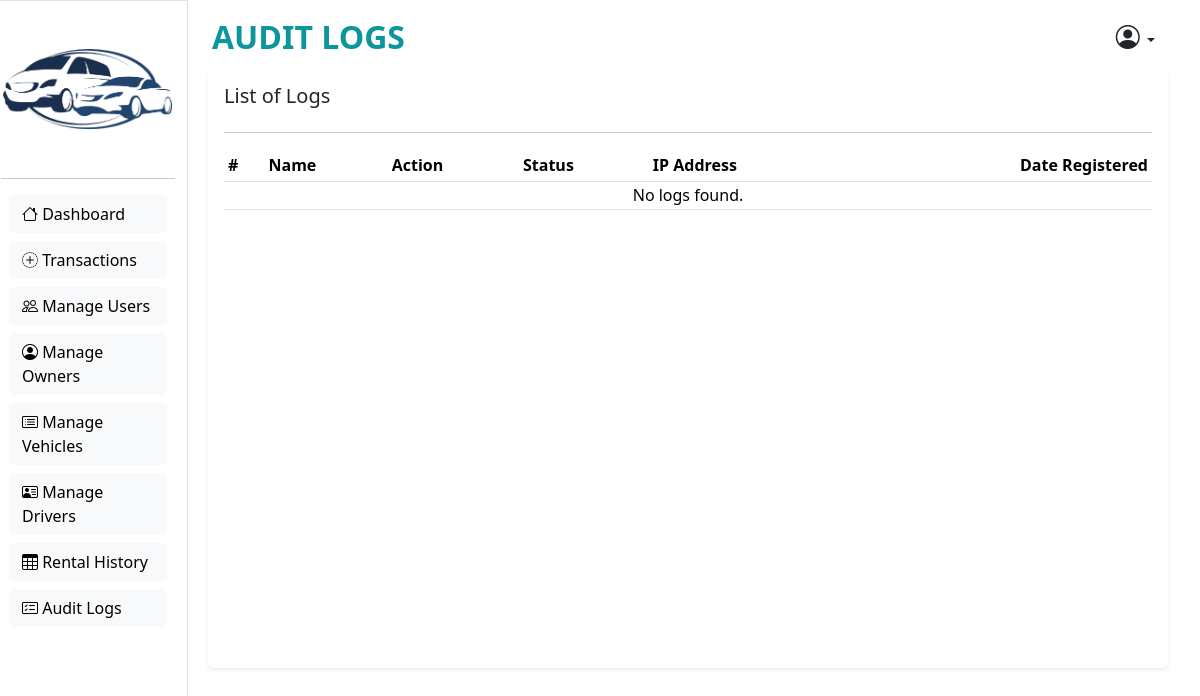
The app's page /admin/audit-logs.php, older data.
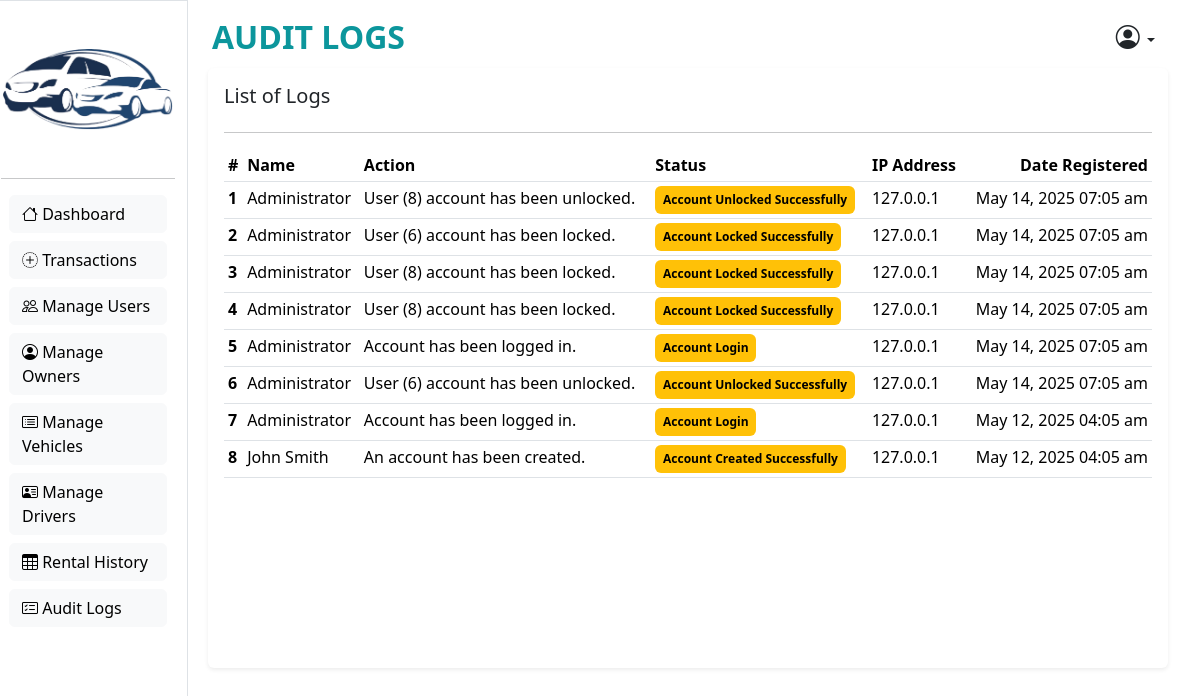
The same page, newer data.
### tables this page shows
CREATE TABLE `tbl_audit` (
  `id` int(11) NOT NULL,
  `UserID` int(11) NOT NULL,
  `Action` varchar(50) NOT NULL,
  `Status` varchar(50) NOT NULL,
  `IPAddress` varchar(50) NOT NULL,
  `CreatedAt` timestamp NOT NULL DEFAULT current_timestamp()
);

CREATE TABLE `tbl_user` (
  `UserID` int(11) NOT NULL COMMENT 'Primary Key',
  `Name` varchar(255) DEFAULT NULL,
  `Email` varchar(255) DEFAULT NULL,
  `Contact` varchar(255) DEFAULT NULL,
  `Address` varchar(255) DEFAULT NULL,
  `Username` varchar(255) DEFAULT NULL,
  `Password` varchar(255) DEFAULT NULL,
  `CreatedAt` timestamp NOT NULL DEFAULT current_timestamp(),
  `Role` enum('admin','client') DEFAULT NULL,
  `loginAttempts` int(11) NOT NULL,
  `lockTimestamp` timestamp NULL DEFAULT NULL,
  `accountLocked` int(1) NOT NULL
);

### admin/audit-logs.php (the view, shortened to what this page needs)
<!DOCTYPE html>
<html lang="en">
<head>
  <link href="https://cdn.jsdelivr.net/npm/bootstrap@5.3.3/dist/css/bootstrap.min.css" rel="stylesheet"
>
  <link rel="stylesheet" href="https://cdn.jsdelivr.net/npm/bootstrap-icons@1.11.3/font/bootstrap-icons.min.css">
  <link rel="stylesheet" href="../styles.css">
</head>
<body class="overflow-x-hidden">
  <main style="height: 100vh; width: 100%;" class="row">
    <?php include "sidebar.php"; ?>
    <section class="col bg-tertiary">
      <nav class="navbar" style="height: 60px;">
        <div class="container-fluid d-flex justify-content-between align-items-center">
          <span class="navbar-brand mb-0 text-uppercase text-primary fw-bolder fs-2">
            Audit Logs
          </span>
          <div class="btn-group">
            <button type="button" class="btn btn-sm dropdown-toggle" data-bs-toggle="dropdown" aria-expanded="false">
              <i class="bi bi-person-circle fs-4"></i>
            </button>
          </div>
        </div>
      </nav>
      <div class="card m-2 shadow-sm border-0 h-75">
        <div class="card-body">
          <div class="d-flex justify-content-between align-items-center">
            <h5 class="card-title">List of Logs</h5>
          </div>
          <hr>
          <?php
          include("../connection.php");
          $auditTblSql = "SELECT
                            a.Action,
                            a.Status,
                            a.IPAddress,
                            a.CreatedAt,
                            u.Name
                          FROM tbl_audit a
                          JOIN tbl_user u
                          ON a.UserID = u.UserID
                          ORDER BY
                            a.CreatedAt
                          DESC";
          $auditTblResult = mysqli_query($con, $auditTblSql);
          ?>
          <table class="table table-hover table-sm">
            <thead>
              <tr>
                <th scope="col">#</th>
                <th scope="col">Name</th>
                <th scope="col">Action</th>
                <th scope="col">Status</th>
                <th scope="col">IP Address</th>
                <th scope=" col" class="text-end">Date Registered</th>
              </tr>
            </thead>
            <tbody>
              <?php
              $count = 0;
              if (mysqli_num_rows($auditTblResult) > 0) {
                while ($row = mysqli_fetch_array($auditTblResult)) {
                  $count++;
              ?>
                  <tr style="cursor: pointer;">
                    <th scope="row"><?= $count; ?></th>
                    <td><?= $row['Name'] ?></td>
                    <td><?= $row['Action'] ?></td>
                    <td>
                      <span class="badge text-bg-warning py-2">
                        <?= $row['Status'] ?>
                      </span>
                    </td>
                    <td><?= ($row['IPAddress'] == "::1" ? "127.0.0.1" : $row['IPAddress']) ?></td>
                    <td class="text-end">
                      <?php $date = new DateTime($row['CreatedAt']);
                      echo date_format($date, "M d, Y h:m a"); ?>
                    </td>
                  </tr>
                <?php
                }
              } else {
                ?>
                <tr>
                  <td colspan="7">
                    <h6 class="text-center my-auto">
                      No logs found.
                    </h6>
                  </td>
                </tr>
              <?php
              }
              ?>
            </tbody>
          </table>
        </div>
      </div>
    </section>
  </main>
</body>
</html>

### admin/sidebar.php
<aside class="col-2 h-100 border">
      <section class="my-5">
            <img src="../image/logo.png" class="rounded mx-auto d-block" alt="LOGO" width="170">
      </section>
      <hr>
      <nav class="text-decoration-none">
            <ul class="d-flex flex-column gap-2 px-2">
                  <li><a href="dashboard.php" style="width: 100%;" class="btn btn-light text-start"><i class="bi bi-house"></i>
                              Dashboard</a></li>
                  <li><a href="transactions.php" style="width: 100%;" class="btn btn-light text-start"><i
                                    class="bi bi-plus-circle-dotted"></i> Transactions</a></li>
                  <li><a href="manage-users.php" style="width: 100%;" class="btn btn-light text-start"><i
                                    class="bi bi-people"></i> Manage Users</a>
                  </li>
                  <li><a href="manage-owners.php" style="width: 100%;" class="btn btn-light text-start"><i
                                    class="bi bi-person-circle"></i> Manage Owners</a>
                  </li>
                  <li><a href="manage-car.php" style="width: 100%;" class="btn btn-light text-start"><i
                                    class="bi bi-card-list"></i> Manage Vehicles</a>
                  </li>
                  <li><a href="manage-driver.php" style="width: 100%;" class="btn btn-light text-start"><i
                                    class="bi bi-person-vcard"></i> Manage
                              Drivers</a></li>
                  <li><a href="rental-history.php" style="width: 100%;" class="btn btn-light text-start"><i
                                    class="bi bi-table"></i> Rental
                              History</a></li>
                  <li><a href="audit-logs.php" style="width: 100%;" class="btn btn-light text-start"><i class="bi bi-card-checklist"></i> Audit Logs</a></li>
            </ul>
      </nav>
</aside>

### styles.css (style rules this page uses)
.text-primary { color: #0c969c !important; }

Row changes from the older to the newer data that the page shows:
added tbl_audit: UserID.Name "Administrator", Action "User (8) account has been unlocked.", Status "Account Unlocked Successfully", IPAddress "127.0.0.1", CreatedAt "May 14, 2025 07:05 am"
added tbl_audit: UserID.Name "Administrator", Action "User (6) account has been locked.", Status "Account Locked Successfully", IPAddress "127.0.0.1", CreatedAt "May 14, 2025 07:05 am"
added tbl_audit: UserID.Name "Administrator", Action "User (8) account has been locked.", Status "Account Locked Successfully", IPAddress "127.0.0.1", CreatedAt "May 14, 2025 07:05 am"
added tbl_audit: UserID.Name "Administrator", Action "User (8) account has been locked.", Status "Account Locked Successfully", IPAddress "127.0.0.1", CreatedAt "May 14, 2025 07:05 am"
added tbl_audit: UserID.Name "Administrator", Action "Account has been logged in.", Status "Account Login", IPAddress "127.0.0.1", CreatedAt "May 14, 2025 07:05 am"
added tbl_audit: UserID.Name "Administrator", Action "User (6) account has been unlocked.", Status "Account Unlocked Successfully", IPAddress "127.0.0.1", CreatedAt "May 14, 2025 07:05 am"
added tbl_audit: UserID.Name "Administrator", Action "Account has been logged in.", Status "Account Login", IPAddress "127.0.0.1", CreatedAt "May 12, 2025 04:05 am"
added tbl_audit: UserID.Name "John Smith", Action "An account has been created.", Status "Account Created Successfully", IPAddress "127.0.0.1", CreatedAt "May 12, 2025 04:05 am"
Text that changed along with them:
text no longer shown: "No logs found."
